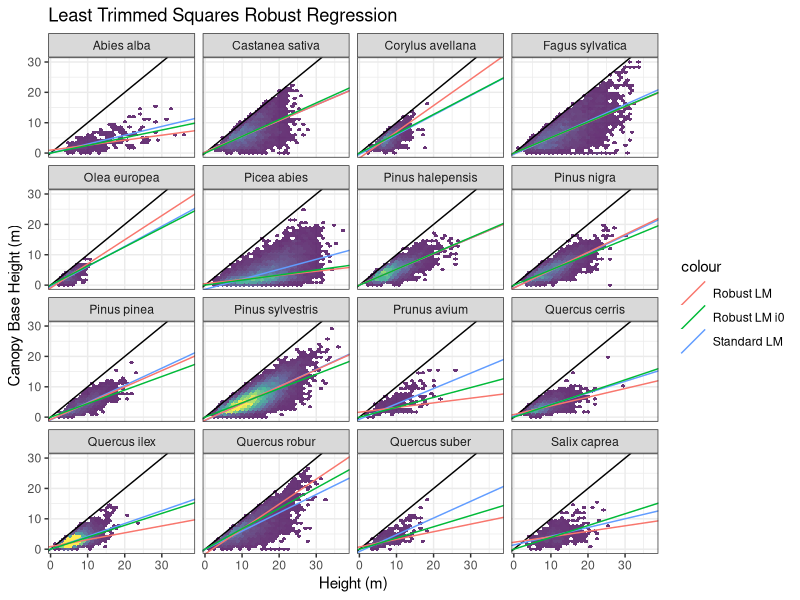

Source code (R):
library(readxl)
library(ggplot2)
library(MASS)
library(robustbase)

data <-  read_excel("Dataset CBH_FINAL.xlsx"  )

##question 1 - in different countries are models significantly 
##different??

## https://stats.oarc.ucla.edu/r/dae/robust-regression/

data$Species<-as.factor(data$Species)
data$Country<-as.factor(data$Country)
outliers <- which(data$cbh > data$h)
data <- data[-outliers,]
##intercept must 
lm.pars <- list()

lm.pars.params <- data.frame(
  Species=character(), 
  N = numeric(),
  
  Slope.lm = numeric(),
  Intercept.lm = numeric() , 
  Rmse.lm = numeric(),
  
  Slope.rlm = numeric(),
  Intercept.rlm = numeric() , 
  Rmse.rlm = numeric(),
  
  Slope.rlm2 = numeric(),
  Intercept.rlm2 = numeric() , 
  Rmse.rlm2 = numeric()
)

lm.pars.params.lm <- data.frame(
  Species=character(),
  Slope = numeric(),
  Intercept = numeric() ,
  Rmse = numeric(), 
  N = numeric()
)


lm.parsT <- data.frame(
  Species=character(),
  Slope.lm = numeric(),
  Intercept.lm = numeric() ,
  Slope.rlm = numeric(),
  Intercept.rlm = numeric() ,
  Slope.rlm2 = numeric(),
  Intercept.rlm2 = numeric() ,
  cbh = numeric(),
  h = numeric()  
)

# pdf("plotsCBH.pdf", height=4, width=6)
for(i in levels(data$Species) ){
  message(i)
  dt <- data[data$Species==i,]  
  # rlm.res <- MASS::rlm(cbh ~ h, data=data )  
  lm.res <-  lm(cbh ~ h, data=dt )
  roblm.res <- robustbase::ltsReg(cbh ~ h, data=dt )
  roblm.res2 <- robustbase::ltsReg(cbh ~ h - 1, data=dt )
  
   
  lm.pars.params[nrow(lm.pars.params) + 1,] <- list(species= i, 
                                                    n = length(roblm.res$raw.resid),
                                                    
                                                    slope.lm = lm.res$coefficients[[2]],
                                                    intercept.lm = lm.res$coefficients[[1]] , 
                                                    rmse.lm = sqrt(sum(lm.res$residuals^2)/length(lm.res$residuals) ),
                                                    
                                                    slope.rlm = roblm.res$coefficients[[2]],
                                                    intercept.rlm = roblm.res$coefficients[[1]] , 
                                                    rmse.rlm = sqrt(sum(roblm.res$raw.resid^2)/length(roblm.res$raw.resid) ),
                                                    
                                                    slope.rlm2 = roblm.res2$coefficients[[1]],
                                                    intercept.rlm2 = 0, 
                                                    rmse.rlm2 = sqrt(sum(roblm.res2$raw.resid^2)/length(roblm.res2$raw.resid) )
                                                    
                                                      )
 

  
  lm.parsT  <- rbind(lm.parsT, data.frame(Species= i,
                                        Slope.lm = lm.res$coefficients[[2]],
                                        Intercept.lm = lm.res$coefficients[[1]] ,
                                        Slope.rlm = roblm.res$coefficients[[2]],
                                        Intercept.rlm = roblm.res$coefficients[[1]] ,
                                        Slope.rlm2 = roblm.res2$coefficients[[1]],
                                        Intercept.rlm2 = 0 ,
                                        cbh=dt$cbh,
                                        h=dt$h )  )
 
  
  lm.pars[[i]] <- list( 
                       rlm.coeffs.intercept = roblm.res$coefficients[[1]],
                       rlm.coeffs.slope = roblm.res$coefficients[[2]],
                       lm.coeffs.intercept = lm.res$coefficients[[1]],
                       lm.coeffs.slope = lm.res$coefficients[[2]],
                       cbh=lm.res$model$cbh,
                       h=lm.res$model$h
                       )
  
  
}

lm.parsT$Species<-as.factor(lm.parsT$Species)

pdf("plotsCBH.pdf", height=8, width=7.7)

  p <-ggplot(lm.parsT, aes(x = h, y = cbh)) +
    geom_hex( alpha=0.8, show.legend = FALSE) +  
    facet_wrap( vars(Species))+
    # scale_fill_gradient2(limits = c(0, 300), oob = scales::squish) +
    
    scale_fill_viridis_c(limits = c(0, 300), oob = scales::squish) + 
    ggtitle("Least Trimmed Squares Robust Regression") +
    ylab("Canopy Base Height (m)") +
    # annotate("text", label =  , 
    #          size = 4, 
    #          x = 1, y = 22) +
    geom_abline( 
                aes(slope=1 , 
                    intercept = 0) ) + 
    geom_abline(
                aes(slope=Slope.lm , color="Standard LM", 
                    intercept = Intercept.lm) ) + 
    geom_abline( 
                aes(slope=Slope.rlm , color="Robust LM",
                    intercept = Intercept.rlm) ) + 
    geom_abline( 
                aes(color="Robust LM i0", slope=Slope.rlm2 , 
                    intercept = Intercept.rlm2) ) + 
    xlab("Height (m)") + theme_bw()
  print(p)

# coeffs <- data.frame()
dev.off() 

writexl::write_xlsx(list(data=lm.pars.params), "output.xlsx")
